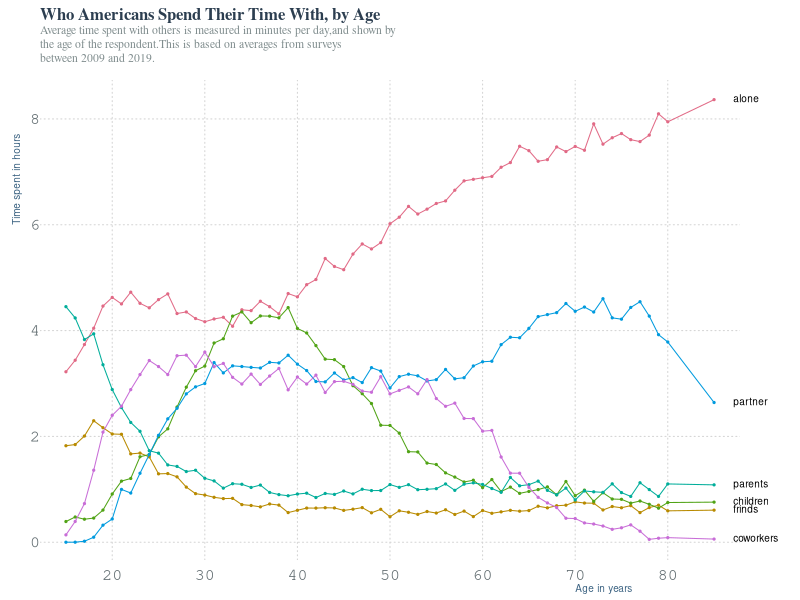

This figure's R source:
data = read.delim("data/17-time-spent-with-relationships-by-age-us.csv", sep = ",")
colnames(data) = c("Entity", "Code", "Year", "alone", "frinds", "children", "parents", "partner", "coworkers")

cols = hcl.colors(n = 6, palette = "Dark 3")

par(mar = c(2, 2, 4, 3))
plot(NA, xlim = c(15, 85), ylim = c(0, 8.4), xlab = NA, ylab = NA, axes = FALSE)
grid()
for(i in 4:ncol(data)){
  points(x = data$Year, y = data[,i]/60, type = "l", col = cols[i-3])
  points(x = data$Year, y = data[,i]/60, col = cols[i-3], cex = 0.3, pch = 19)
  text(x = 86, y = data[nrow(data),i]/60, labels = colnames(data)[i], pos = 4, xpd = TRUE, cex = 0.6)
}

ttl = "Who Americans Spend Their Time With, by Age"
subttl = "\nAverage time spent with others is measured in minutes per day,and shown by \nthe age of the respondent.This is based on averages from surveys \nbetween 2009 and 2019."

title(main = ttl, adj = 0, cex.main = 1, line = 3, col.main = "#2c3e50", family = "serif")
title(main = subttl, adj = 0, cex.main = 0.7, line = 0.9, font.main = 1, col.main = "#7f8c8d", family = "serif")

mtext(text = axTicks(side = 1), side = 1, at = axTicks(side = 1), line = 0.2, col = "#636e72", family = "mono")
mtext(text = "Age in years", side = 1, line = 0.8, las = 1, at = 70, adj = 0, cex = 0.6, col= "#3c6382")

mtext(text = axTicks(side = 2), side = 2, at = axTicks(side = 2), line = 0, las = 2, col = "#636e72", family = "mono")
mtext(text = "Time spent in hours", side = 2, line = 0.8, las = 3, at = 6, adj = 0, cex = 0.6, col= "#3c6382")
